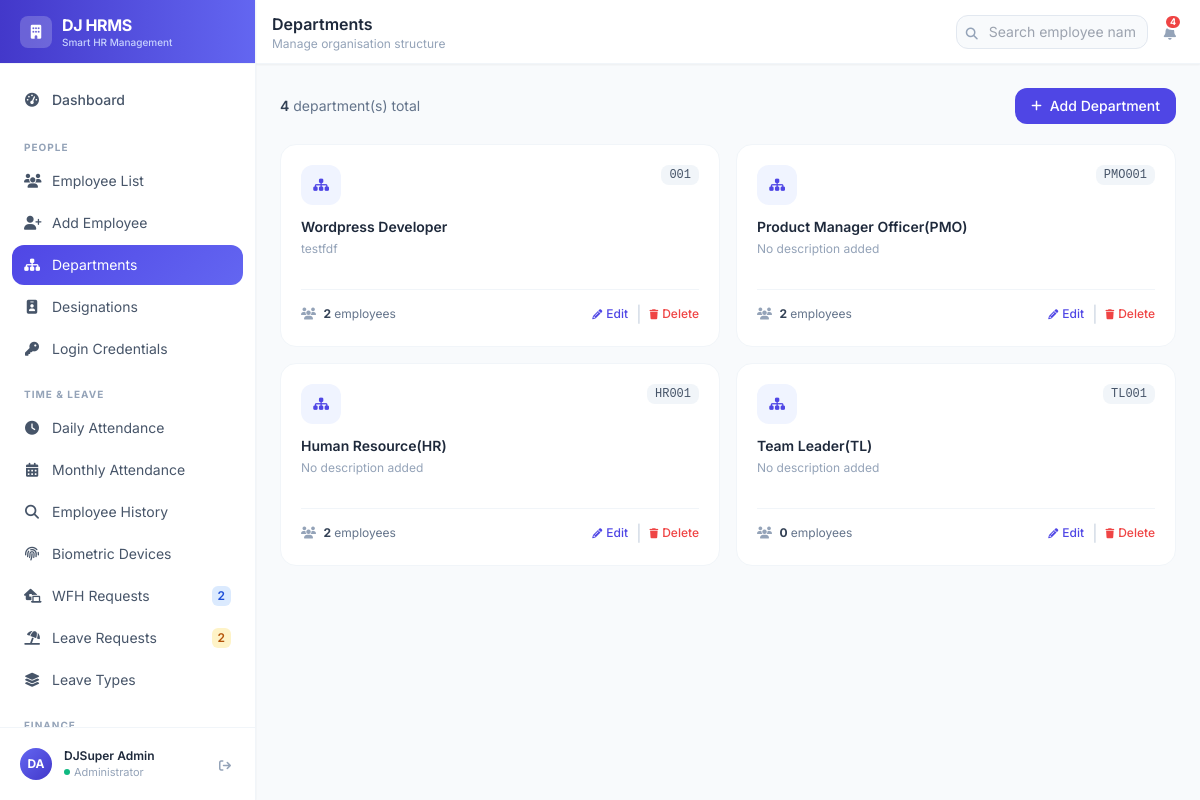
Screenshot of /dashboard/departments/ (signed in) with the database file from the repository.
### employees/models.py (models this page shows, shortened)
class Department(models.Model):
    name = models.CharField(max_length=100, unique=True)
    code = models.CharField(max_length=10, unique=True)
    description = models.TextField(blank=True)
    manager = models.ForeignKey(
        'Employee', on_delete=models.SET_NULL, null=True, blank=True,
        related_name='managed_department'
    )
    created_at = models.DateTimeField(auto_now_add=True)
    class Meta:
        ordering = ['name']

### employees/views.py (the view)
# urls.py: path('departments/', views.department_list, name='department_list'),
@login_required
def department_list(request):
    departments = Department.objects.annotate(
        emp_count=Count('employees', filter=Q(employees__status='active'))
    )
    return render(request, 'employees/departments.html', {'departments': departments})

### employees/models.py (called while the page is built)
    @property
    def full_name(self):
        return f"{self.first_name} {self.last_name}"

### hrms/context_processors.py (called while the page is built, shortened)
def unread_messages(request):
    if not request.user.is_authenticated:
        return {}
    try:
        from messaging.models import Message
    except Exception:
        return {}
    count = Message.objects.filter(
        conversation__participants=request.user,
        is_read=False,
    ).exclude(sender=request.user).count()
    return {'unread_messages_count': count}

def team_requests(request):
    if not request.user.is_authenticated:
        return {}
    try:
        from employees.models import Employee
        from leaves.models import LeaveRequest
        from attendance.models import WorkFromHomeRequest
        current_employee = Employee.objects.get(user=request.user)
    except Exception:
        return {}

def current_employee(request):
    if not request.user.is_authenticated:
        return {}
    try:
        from employees.models import Employee
        emp = Employee.objects.select_related('department', 'designation').get(user=request.user)
    except Exception:
        return {}
    return {'employee': emp}

### templates/employees/departments.html (shortened to what this page needs)
{% extends 'base.html' %}
{% block page_title %}Departments{% endblock %}
{% block page_subtitle %}Manage organisation structure{% endblock %}
{% block content %}
<div class="flex items-center justify-between mb-5">
  <p class="text-slate-500 text-sm">
    <span class="font-semibold text-slate-700">{{ departments.count }}</span> department(s) total
  </p>
  <a href="{% url 'add_department' %}"
    class="inline-flex items-center gap-2 bg-brand-600 text-white px-4 py-2 rounded-xl text-sm font-medium hover:bg-brand-700 transition-colors">
    <i class="fas fa-plus text-xs"></i> Add Department
  </a>
</div>
<div class="grid grid-cols-1 sm:grid-cols-2 xl:grid-cols-3 gap-4">
  {% for dept in departments %}
  <div class="bg-white rounded-2xl border border-slate-100 p-5 hover:border-brand-200 hover:shadow-sm transition-all">
    <div class="flex items-start justify-between mb-3">
      <div class="w-10 h-10 bg-brand-50 rounded-xl flex items-center justify-center">
        <i class="fas fa-sitemap text-brand-600 text-sm"></i>
      </div>
      <span class="bg-slate-100 text-slate-600 text-xs font-mono font-medium px-2 py-0.5 rounded-lg">
        {{ dept.code }}
      </span>
    </div>
    <h3 class="text-slate-800 font-semibold text-sm mb-1">{{ dept.name }}</h3>
    <p class="text-slate-400 text-xs mb-4 min-h-[32px]">
      {{ dept.description|default:"No description added"|truncatechars:70 }}
    </p>
    <div class="flex items-center justify-between pt-3 border-t border-slate-100">
      <span class="text-slate-500 text-xs">
        <i class="fas fa-users mr-1 text-slate-400"></i>
        <strong class="text-slate-700">{{ dept.emp_count }}</strong> employees
      </span>
      <div class="flex items-center gap-2">
        <a href="{% url 'edit_department' dept.pk %}"
          class="text-xs text-brand-600 hover:text-brand-700 font-medium hover:underline">
          <i class="fas fa-pencil mr-1 text-[10px]"></i>Edit
        </a>
        <span class="text-slate-300">|</span>
        <button onclick="confirmDelete('{{ dept.name }}', '{% url 'delete_department' dept.pk %}')"
          class="text-xs text-red-500 hover:text-red-600 font-medium hover:underline">
          <i class="fas fa-trash mr-1 text-[10px]"></i>Delete
        </button>
      </div>
    </div>
  </div>
  {% endfor %}
</div>
{% endblock %}

### templates/base.html (shortened to what this page needs)
<!DOCTYPE html>
<html lang="en" class="h-full">
<head>
  <script src="https://cdn.tailwindcss.com"></script>
  <link href="https://cdnjs.cloudflare.com/ajax/libs/font-awesome/6.5.0/css/all.min.css" rel="stylesheet">
</head>
<body class="h-full bg-slate-50">
<div class="flex h-screen overflow-hidden">
  <aside id="sidebar"
    class="w-64 bg-white border-r border-slate-100 flex flex-col flex-shrink-0 shadow-sm lg:relative lg:translate-x-0">
    <div class="h-16 flex items-center justify-between px-5 border-b border-slate-100 bg-gradient-to-r from-brand-700 to-brand-500 flex-shrink-0">
      <div class="flex items-center gap-2.5">
        <div class="w-8 h-8 bg-white bg-opacity-20 rounded-lg flex items-center justify-center">
          <i class="fas fa-building text-white text-sm"></i>
        </div>
        <div>
          <span class="text-white font-bold text-base tracking-tight">DJ HRMS</span>
          <p class="text-indigo-200 text-[10px] font-medium -mt-0.5">Smart HR Management</p>
        </div>
      </div>
    </div>
    <nav class="flex-1 overflow-y-auto px-3 py-4 space-y-0.5">
      <a href="{% url 'dashboard' %}" onclick="closeSidebar()"
        class="sidebar-item  flex items-center gap-3 px-3 py-2.5 rounded-xl text-slate-600 font-medium text-sm mb-2">
        <i class="fas fa-gauge-high w-4 text-center"></i>
        <span>Dashboard</span>
      </a>
      <p class="nav-group-label text-slate-400 px-3 pt-3 pb-1">People</p>
      <a href="{% url 'employee_list' %}" onclick="closeSidebar()"
        class="sidebar-item {% if request.resolver_match.url_name == 'employee_list' or request.resolver_match.url_name == 'employee_detail' %}active{% endif %} flex items-center gap-3 px-3 py-2.5 rounded-xl text-slate-600 text-sm">
        <i class="fas fa-users w-4 text-center"></i>
        <span>Employee List</span>
      </a>
      <a href="{% url 'add_employee' %}" onclick="closeSidebar()"
        class="sidebar-item {% if request.resolver_match.url_name == 'add_employee' %}active{% endif %} flex items-center gap-3 px-3 py-2.5 rounded-xl text-slate-600 text-sm">
        <i class="fas fa-user-plus w-4 text-center"></i>
        <span>Add Employee</span>
      </a>
      <a href="{% url 'department_list' %}" onclick="closeSidebar()"
        class="sidebar-item {% if request.resolver_match.url_name == 'department_list' %}active{% endif %} flex items-center gap-3 px-3 py-2.5 rounded-xl text-slate-600 text-sm">
        <i class="fas fa-sitemap w-4 text-center"></i>
        <span>Departments</span>
      </a>
      <a href="{% url 'designation_list' %}" onclick="closeSidebar()"
        class="sidebar-item {% if request.resolver_match.url_name == 'designation_list' %}active{% endif %} flex items-center gap-3 px-3 py-2.5 rounded-xl text-slate-600 text-sm">
        <i class="fas fa-id-badge w-4 text-center"></i>
        <span>Designations</span>
      </a>
      <a href="{% url 'employee_credentials' %}" onclick="closeSidebar()"
        class="sidebar-item {% if request.resolver_match.url_name == 'employee_credentials' %}active{% endif %} flex items-center gap-3 px-3 py-2.5 rounded-xl text-slate-600 text-sm">
        <i class="fas fa-key w-4 text-center"></i>
        <span>Login Credentials</span>
      </a>
      <p class="nav-group-label text-slate-400 px-3 pt-4 pb-1">Time & Leave</p>
      <a href="{% url 'daily_attendance' %}" onclick="closeSidebar()"
        class="sidebar-item {% if request.resolver_match.url_name == 'daily_attendance' %}active{% endif %} flex items-center gap-3 px-3 py-2.5 rounded-xl text-slate-600 text-sm">
        <i class="fas fa-clock w-4 text-center"></i>
        <span>Daily Attendance</span>
      </a>
      <a href="{% url 'monthly_attendance' %}" onclick="closeSidebar()"
        class="sidebar-item {% if request.resolver_match.url_name == 'monthly_attendance' %}active{% endif %} flex items-center gap-3 px-3 py-2.5 rounded-xl text-slate-600 text-sm">
        <i class="fas fa-calendar-days w-4 text-center"></i>
        <span>Monthly Attendance</span>
      </a>
      <a href="{% url 'employee_attendance_history' %}" onclick="closeSidebar()"
        class="sidebar-item {% if request.resolver_match.url_name == 'employee_attendance_history' %}active{% endif %} flex items-center gap-3 px-3 py-2.5 rounded-xl text-slate-600 text-sm">
        <i class="fas fa-magnifying-glass w-4 text-center"></i>
        <span>Employee History</span>
      </a>
      <a href="{% url 'biometric_devices' %}" onclick="closeSidebar()"
        class="sidebar-item {% if request.resolver_match.url_name == 'biometric_devices' %}active{% endif %} flex items-center gap-3 px-3 py-2.5 rounded-xl text-slate-600 text-sm">
        <i class="fas fa-fingerprint w-4 text-center"></i>
        <span>Biometric Devices</span>
      </a>
      <a href="{% url 'wfh_requests' %}" onclick="closeSidebar()"
        class="sidebar-item {% if request.resolver_match.url_name == 'wfh_requests' %}active{% endif %} flex items-center gap-3 px-3 py-2.5 rounded-xl text-slate-600 text-sm">
        <i class="fas fa-house-laptop w-4 text-center"></i>
        <span>WFH Requests</span>
        {% if wfh_pending_count > 0 %}
        <span class="ml-auto bg-blue-100 text-blue-700 text-xs font-semibold px-1.5 py-0.5 rounded-md">
          {{ wfh_pending_count }}
        </span>
        {% endif %}
      </a>
      <a href="{% url 'leave_requests' %}" onclick="closeSidebar()"
        class="sidebar-item {% if request.resolver_match.url_name == 'leave_requests' %}active{% endif %} flex items-center gap-3 px-3 py-2.5 rounded-xl text-slate-600 text-sm">
        <i class="fas fa-umbrella-beach w-4 text-center"></i>
        <span>Leave Requests</span>
        {% if pending_leaves > 0 %}
        <span class="ml-auto bg-amber-100 text-amber-700 text-xs font-semibold px-1.5 py-0.5 rounded-md">
          {{ pending_leaves }}
        </span>
        {% endif %}
      </a>
      <a href="{% url 'leave_types' %}" onclick="closeSidebar()"
        class="sidebar-item {% if request.resolver_match.url_name == 'leave_types' %}active{% endif %} flex items-center gap-3 px-3 py-2.5 rounded-xl text-slate-600 text-sm">
        <i class="fas fa-layer-group w-4 text-center"></i>
        <span>Leave Types</span>
      </a>
      <p class="nav-group-label text-slate-400 px-3 pt-4 pb-1">Finance</p>
    </nav>
    <div class="px-3 py-3 border-t border-slate-100 flex-shrink-0">
      <div class="flex items-center gap-3 p-2 rounded-xl hover:bg-slate-50 transition-colors">
        <div class="w-8 h-8 rounded-full bg-gradient-to-br from-brand-500 to-brand-700 flex items-center justify-center text-white text-xs font-bold flex-shrink-0">
          {{ request.user.first_name|first|upper }}{{ request.user.last_name|first|upper }}
        </div>
        <div class="flex-1 min-w-0">
          <p class="text-slate-800 text-xs font-semibold truncate">
            {{ request.user.get_full_name|default:request.user.username }}
          </p>
          <p class="text-slate-400 text-[11px] flex items-center gap-1">
            <span class="w-1.5 h-1.5 bg-emerald-500 rounded-full inline-block"></span>
            Administrator
          </p>
        </div>
        <a href="{% url 'admin_logout' %}"
          class="text-slate-400 hover:text-red-500 transition-colors p-1"
          title="Logout">
          <i class="fas fa-arrow-right-from-bracket text-xs"></i>
        </a>
      </div>
    </div>
  </aside>
  <div class="flex-1 flex flex-col overflow-hidden min-w-0">
    <header class="h-16 bg-white border-b border-slate-100 flex items-center px-4 gap-3 flex-shrink-0 shadow-sm">
      <div class="flex-1 min-w-0">
        <h1 class="text-slate-800 font-semibold text-sm sm:text-base truncate">
          {% block page_title %}Dashboard{% endblock %}
        </h1>
        <p class="text-slate-400 text-xs hidden sm:block truncate">
          {% block page_subtitle %}{% endblock %}
        </p>
      </div>
      <div class="flex items-center gap-2 flex-shrink-0">
        <form method="get" action="{% url 'employee_list' %}" class="relative hidden md:block">
          <input type="text" name="search" value="{{ request.GET.search }}" placeholder="Search employee name or ID..."
            class="bg-slate-50 border border-slate-200 text-slate-600 text-sm rounded-xl px-3 py-1.5 w-40 lg:w-48 focus:outline-none focus:border-brand-300 focus:ring-2 focus:ring-brand-100 pl-8 transition-all">
          <button type="submit" class="absolute left-2.5 top-1/2 -translate-y-1/2 text-slate-400 hover:text-brand-600">
            <i class="fas fa-search text-xs"></i>
          </button>
        </form>
        <div class="relative" id="notifWrapper">
          <button onclick="toggleNotifDropdown(event)"
            class="relative text-slate-400 hover:text-slate-600 p-2 hover:bg-slate-50 rounded-xl transition-colors">
            <i class="fas fa-bell text-sm"></i>
            {% if total_notifications > 0 %}
            <span class="absolute top-0.5 right-0.5 min-w-[16px] h-[16px] px-1 bg-red-500 rounded-full border-2 border-white text-white text-[9px] font-bold flex items-center justify-center leading-none">
              {{ total_notifications }}
            </span>
            {% endif %}
          </button>
        </div>
      </div>
    </header>
    <main class="flex-1 overflow-y-auto p-4 sm:p-6">
      {% block content %}{% endblock %}
    </main>
  </div>
</div>
</body>
</html>

### templates/base.html (style rules this page uses)
* { box-sizing: border-box; }
body { font-family: 'Inter', sans-serif; }
.sidebar-item { transition: all 0.2s; }
.sidebar-item.active { background: linear-gradient(135deg, #4f46e5, #6366f1); color: white; }
.sidebar-item.active i, .sidebar-item.active span { color: white !important; }
.nav-group-label { font-size: 10px; font-weight: 700; text-transform: uppercase; letter-spacing: 0.1em; }
#sidebar { transition: transform 0.3s ease; }
form { display: inline; }

### rows the page displays
Department: code "001", name "Wordpress Developer", description "testfdf", emp_count "2"
Department: code "PMO001", name "Product Manager Officer(PMO)", description "No description added", emp_count "2"
Department: code "HR001", name "Human Resource(HR)", description "No description added", emp_count "2"
Department: code "TL001", name "Team Leader(TL)", description "No description added", emp_count "0"

### other values shown
{{ wfh_pending_count }} "2"
{{ pending_leaves }} "2"
{{ request.user.first_name|first|upper }} "D"
{{ request.user.last_name|first|upper }} "A"
{{ request.user.get_full_name|default:request.user.username }} "DJSuper Admin"
{{ total_notifications }} "4"
{{ departments.count }} "4"
